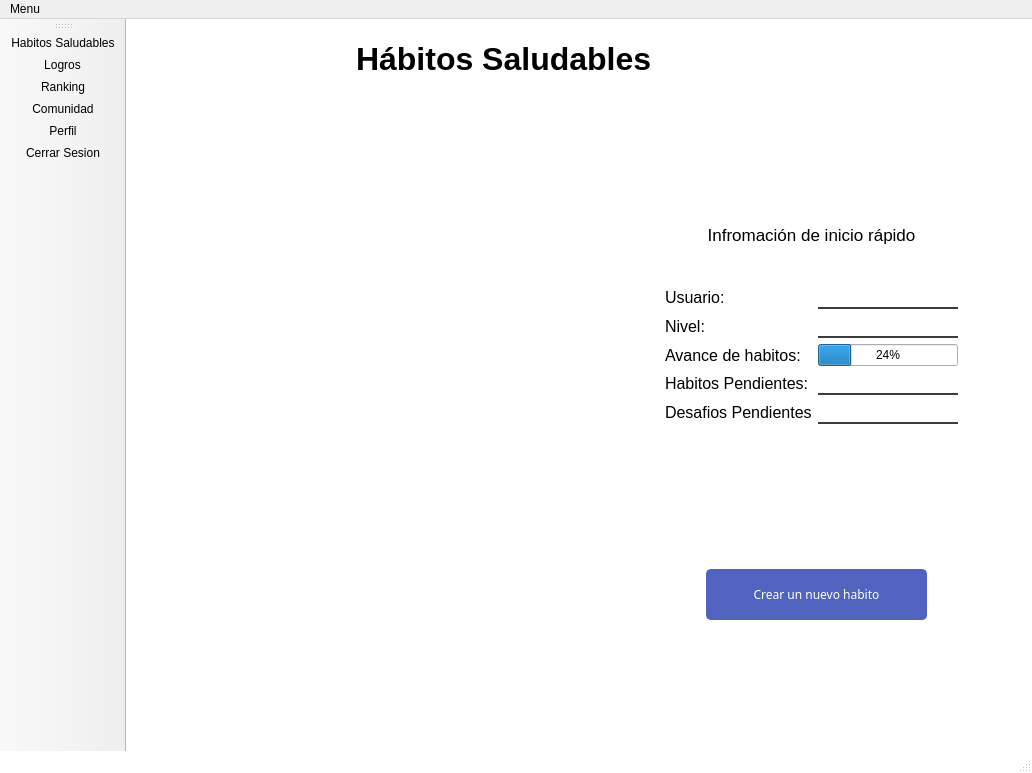
<?xml version="1.0" encoding="UTF-8"?>
<ui version="4.0">
 <class>MainWindow</class>
 <widget class="QMainWindow" name="MainWindow">
  <property name="geometry">
   <rect>
    <x>0</x>
    <y>0</y>
    <width>1032</width>
    <height>773</height>
   </rect>
  </property>
  <property name="windowTitle">
   <string>SISTEMA HABITOS SALUDABLES :: Menú Principal</string>
  </property>
  <property name="styleSheet">
   <string notr="true">QMainWindow {
	background-color: rgb(255, 255, 255)
}

QPushButton#btnRegistrarse{
	border: none;
	background-color: transparent;
	color: black;
	text-align: center; 
	padding: 0px; 
}

QPushButton#btnRegistrarse:hover {
            text-decoration: underline; /* Optional: Add underline on hover */
}

QPushButton#btnRegistrarse:pressed {
            color: gray; /* Optional: Change color on click */
}

QCheckBox {
	color:gray;
}
QPushButton{
	background-color: rgb(80, 99, 191);
	color: rgb(255, 255, 255);
	border: 2px solid rgb(80, 99, 191);
	border-radius: 5px;
	padding: 6px;
	font-family: &quot;Adwaita Sans&quot;; /* Establece la fuente */
     /* Establece el tamaño de la fuente */
}

QLineEdit{
	border: none;
	border-bottom: 2px solid rgb(60, 60, 60);
}

QLineEdit:focus{
	border-bottom: 2px solid rgb(103, 129, 255);
}

QPushButton:hover,
QPushButton:clicked{
	background-color: rgb(65, 84, 176);
	border: 2px solid rgb(65, 84, 176);
}

</string>
  </property>
  <widget class="QWidget" name="centralwidget">
   <widget class="QLabel" name="lbl_titulo_principal">
    <property name="geometry">
     <rect>
      <x>230</x>
      <y>10</y>
      <width>391</width>
      <height>61</height>
     </rect>
    </property>
    <property name="font">
     <font>
      <pointsize>24</pointsize>
     </font>
    </property>
    <property name="text">
     <string>&lt;html&gt;&lt;head/&gt;&lt;body&gt;&lt;p&gt;&lt;span style=&quot; font-size:24pt; font-weight:600;&quot;&gt; Hábitos Saludables&lt;/span&gt;&lt;/p&gt;&lt;/body&gt;&lt;/html&gt;</string>
    </property>
   </widget>
   <widget class="QLabel" name="label">
    <property name="geometry">
     <rect>
      <x>20</x>
      <y>70</y>
      <width>461</width>
      <height>611</height>
     </rect>
    </property>
    <property name="text">
     <string/>
    </property>
    <property name="pixmap">
     <pixmap>iconos/fondoPrincipalV2.jpg</pixmap>
    </property>
   </widget>
   <widget class="QWidget" name="gridLayoutWidget">
    <property name="geometry">
     <rect>
      <x>490</x>
      <y>170</y>
      <width>391</width>
      <height>271</height>
     </rect>
    </property>
    <layout class="QGridLayout" name="gridLayout">
     <item row="0" column="1">
      <spacer name="verticalSpacer">
       <property name="orientation">
        <enum>Qt::Vertical</enum>
       </property>
       <property name="sizeHint" stdset="0">
        <size>
         <width>20</width>
         <height>40</height>
        </size>
       </property>
      </spacer>
     </item>
     <item row="1" column="1" colspan="2">
      <widget class="QLabel" name="label_2">
       <property name="font">
        <font>
         <pointsize>13</pointsize>
        </font>
       </property>
       <property name="layoutDirection">
        <enum>Qt::LeftToRight</enum>
       </property>
       <property name="text">
        <string>Infromación de inicio rápido</string>
       </property>
       <property name="alignment">
        <set>Qt::AlignCenter</set>
       </property>
      </widget>
     </item>
     <item row="4" column="1">
      <widget class="QLabel" name="label_3">
       <property name="font">
        <font>
         <pointsize>12</pointsize>
        </font>
       </property>
       <property name="text">
        <string>Nivel:</string>
       </property>
      </widget>
     </item>
     <item row="5" column="1">
      <widget class="QLabel" name="label_4">
       <property name="font">
        <font>
         <pointsize>12</pointsize>
        </font>
       </property>
       <property name="text">
        <string>Avance de habitos:</string>
       </property>
      </widget>
     </item>
     <item row="7" column="2">
      <widget class="QLineEdit" name="txt_desafios_Pendientes">
       <property name="font">
        <font>
         <pointsize>12</pointsize>
        </font>
       </property>
      </widget>
     </item>
     <item row="4" column="3">
      <spacer name="horizontalSpacer_2">
       <property name="orientation">
        <enum>Qt::Horizontal</enum>
       </property>
       <property name="sizeHint" stdset="0">
        <size>
         <width>40</width>
         <height>20</height>
        </size>
       </property>
      </spacer>
     </item>
     <item row="6" column="1">
      <widget class="QLabel" name="label_5">
       <property name="font">
        <font>
         <pointsize>12</pointsize>
        </font>
       </property>
       <property name="text">
        <string>Habitos Pendientes:</string>
       </property>
      </widget>
     </item>
     <item row="5" column="0">
      <spacer name="horizontalSpacer">
       <property name="orientation">
        <enum>Qt::Horizontal</enum>
       </property>
       <property name="sizeHint" stdset="0">
        <size>
         <width>40</width>
         <height>20</height>
        </size>
       </property>
      </spacer>
     </item>
     <item row="7" column="1">
      <widget class="QLabel" name="label_6">
       <property name="font">
        <font>
         <pointsize>12</pointsize>
        </font>
       </property>
       <property name="text">
        <string>Desafios Pendientes</string>
       </property>
      </widget>
     </item>
     <item row="4" column="2">
      <widget class="QLineEdit" name="txt_Ranking">
       <property name="font">
        <font>
         <pointsize>12</pointsize>
        </font>
       </property>
      </widget>
     </item>
     <item row="3" column="1">
      <widget class="QLabel" name="label_7">
       <property name="font">
        <font>
         <pointsize>12</pointsize>
        </font>
       </property>
       <property name="text">
        <string>Usuario:</string>
       </property>
      </widget>
     </item>
     <item row="8" column="1">
      <spacer name="verticalSpacer_2">
       <property name="orientation">
        <enum>Qt::Vertical</enum>
       </property>
       <property name="sizeHint" stdset="0">
        <size>
         <width>20</width>
         <height>40</height>
        </size>
       </property>
      </spacer>
     </item>
     <item row="6" column="2">
      <widget class="QLineEdit" name="txt_Habitos_Pendientes">
       <property name="font">
        <font>
         <pointsize>12</pointsize>
        </font>
       </property>
      </widget>
     </item>
     <item row="3" column="2">
      <widget class="QLineEdit" name="txt_userName">
       <property name="font">
        <font>
         <pointsize>12</pointsize>
        </font>
       </property>
      </widget>
     </item>
     <item row="2" column="1" colspan="2">
      <spacer name="verticalSpacer_3">
       <property name="orientation">
        <enum>Qt::Vertical</enum>
       </property>
       <property name="sizeHint" stdset="0">
        <size>
         <width>20</width>
         <height>40</height>
        </size>
       </property>
      </spacer>
     </item>
     <item row="5" column="2">
      <widget class="QProgressBar" name="progressBar_Habitos">
       <property name="value">
        <number>24</number>
       </property>
      </widget>
     </item>
    </layout>
   </widget>
   <widget class="QPushButton" name="pushButton">
    <property name="geometry">
     <rect>
      <x>580</x>
      <y>550</y>
      <width>221</width>
      <height>51</height>
     </rect>
    </property>
    <property name="font">
     <font>
      <family>Adwaita Sans</family>
     </font>
    </property>
    <property name="text">
     <string>Crear un nuevo habito</string>
    </property>
   </widget>
  </widget>
  <widget class="QMenuBar" name="menubar">
   <property name="geometry">
    <rect>
     <x>0</x>
     <y>0</y>
     <width>1032</width>
     <height>26</height>
    </rect>
   </property>
   <widget class="QMenu" name="menuMenu">
    <property name="title">
     <string>Menu</string>
    </property>
    <addaction name="action_item_Habitos_Saludables"/>
    <addaction name="actionLogros"/>
    <addaction name="actionRanking"/>
    <addaction name="actionDesaf_os"/>
    <addaction name="actionComunidad"/>
    <addaction name="actionPerfil_Usuario"/>
    <addaction name="actionCerrar_Sesion"/>
   </widget>
   <addaction name="menuMenu"/>
  </widget>
  <widget class="QStatusBar" name="statusbar"/>
  <widget class="QToolBar" name="toolBar">
   <property name="windowTitle">
    <string>toolBar</string>
   </property>
   <property name="iconSize">
    <size>
     <width>50</width>
     <height>50</height>
    </size>
   </property>
   <property name="toolButtonStyle">
    <enum>Qt::ToolButtonTextUnderIcon</enum>
   </property>
   <attribute name="toolBarArea">
    <enum>LeftToolBarArea</enum>
   </attribute>
   <attribute name="toolBarBreak">
    <bool>false</bool>
   </attribute>
   <addaction name="action_Icono_Habitos_Saludables"/>
   <addaction name="action_Icono_Logros"/>
   <addaction name="action_Icono_Ranking"/>
   <addaction name="action_Icono_Comunidad"/>
   <addaction name="action_Icono_Perfil_Usuario"/>
   <addaction name="action_Icono_Cerrar_Sesion"/>
  </widget>
  <action name="action_Icono_Habitos_Saludables">
   <property name="checkable">
    <bool>true</bool>
   </property>
   <property name="icon">
    <iconset theme="Habitos_Saludables">
     <normaloff>iconos/Habitos_Salud.png</normaloff>iconos/Habitos_Salud.png</iconset>
   </property>
   <property name="text">
    <string>Habitos Saludables</string>
   </property>
  </action>
  <action name="action_Icono_Logros">
   <property name="icon">
    <iconset theme="Logros">
     <normaloff>iconos/logros-hábitos.png</normaloff>iconos/logros-hábitos.png</iconset>
   </property>
   <property name="text">
    <string>Logros</string>
   </property>
  </action>
  <action name="action_Icono_Ranking">
   <property name="icon">
    <iconset theme="Ranking">
     <normaloff>iconos/icons8-goals.png</normaloff>iconos/icons8-goals.png</iconset>
   </property>
   <property name="text">
    <string>Ranking</string>
   </property>
  </action>
  <action name="action_Icono_Comunidad">
   <property name="icon">
    <iconset theme="Comunidad">
     <normaloff>iconos/icons8-comunidad.png</normaloff>iconos/icons8-comunidad.png</iconset>
   </property>
   <property name="text">
    <string>Comunidad</string>
   </property>
  </action>
  <action name="action_Icono_Perfil_Usuario">
   <property name="icon">
    <iconset>
     <normaloff>iconos/usuarios.png</normaloff>iconos/usuarios.png</iconset>
   </property>
   <property name="text">
    <string>Perfil</string>
   </property>
   <property name="toolTip">
    <string>Perfil_Usuario</string>
   </property>
  </action>
  <action name="action_Icono_Cerrar_Sesion">
   <property name="icon">
    <iconset theme="Cerrar_Sesion">
     <normaloff>iconos/icons-salir.png</normaloff>iconos/icons-salir.png</iconset>
   </property>
   <property name="text">
    <string>Cerrar Sesion</string>
   </property>
  </action>
  <action name="action_item_Habitos_Saludables">
   <property name="text">
    <string>Habitos_Saludables</string>
   </property>
  </action>
  <action name="actionLogros">
   <property name="text">
    <string>Logros</string>
   </property>
  </action>
  <action name="actionRanking">
   <property name="text">
    <string>Ranking</string>
   </property>
  </action>
  <action name="actionDesaf_os">
   <property name="text">
    <string>Desafíos</string>
   </property>
  </action>
  <action name="actionComunidad">
   <property name="text">
    <string>Comunidad</string>
   </property>
  </action>
  <action name="actionPerfil_Usuario">
   <property name="text">
    <string>Perfil_Usuario</string>
   </property>
  </action>
  <action name="actionCerrar_Sesion">
   <property name="text">
    <string>Cerrar_Sesion</string>
   </property>
  </action>
 </widget>
 <resources/>
 <connections/>
</ui>
